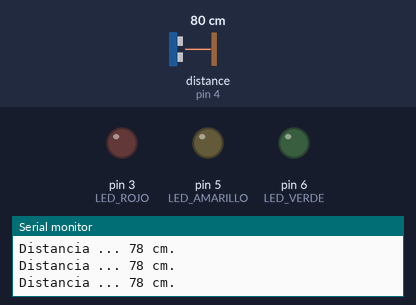
Bench run of a sketch on a simulated Arduino Uno, built with avr-gcc and run on an emulated ATmega328P. On the bench: output pins drawn as LEDs (lit = HIGH), the last lines printed to the serial monitor. Wiring (inferred from the names in the program): ultrasonic range finder: trigger pin 2; echo pin 4. The test bench sets the inputs (shaded band); at power-on: distance to the obstacle (sensor on pin 4) 80 cm. The echo pulse lasts 58.3 µs per cm; pins used as bus, display or sensor lines are not drawn.

Above: at 1.2 s.
1.3 s: distance to the obstacle (sensor on pin 4) set to 43 cm
2.8 s: distance to the obstacle (sensor on pin 4) set to 38 cm
At 4.0 s:
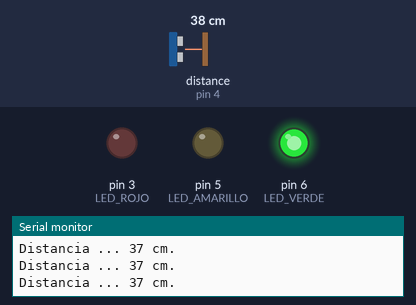
4.3 s: distance to the obstacle (sensor on pin 4) set to 32 cm
5.8 s: distance to the obstacle (sensor on pin 4) set to 27 cm
At 6.9 s:
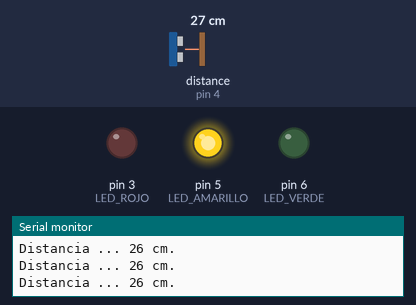
7.3 s: distance to the obstacle (sensor on pin 4) set to 23 cm
8.8 s: distance to the obstacle (sensor on pin 4) set to 18 cm
At 9.4 s:
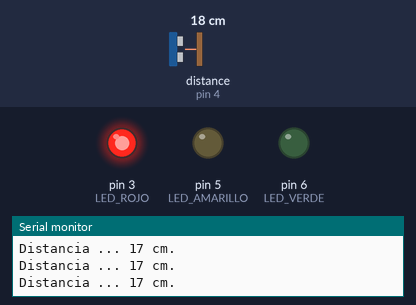
Timing chart, 0 to 11.3 s (numbered marks = the images above; inputs shaded):
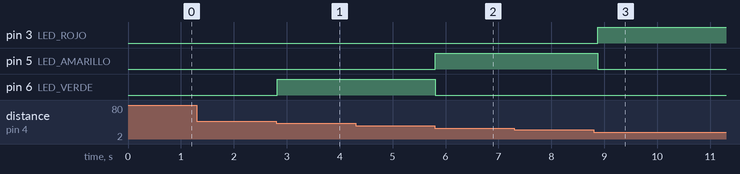

The sketch:

Ultrasonic04.ino
```cpp
/*Por aqui. El ultimo
 *  Hispalis RobIOTics Arduino Trainer
 *
 *  Programa: Ultrasonic04
 *
 *  Proposito:
 *
 *      Test del sensor HCSR04
 *      Enciende LED_ROJO si la distancia es menor a 20 cm,
 *         y el LED_VERDE si la distancia es menor a 30 cm.
 *
 *  Version: ArduinoTrainer v1.0 / Hercules v1.0
 *  Revision:Octubre 2017
 *  Proposito:
 *
 *      1)    Test del Sensor de Linea integrado
 *
 *      *)    Conceptos de Programacion: Decisiones: if() .. else if()
 *
 *
 *  Notas:
 *
 *  ¡ Ojo con cómo se anidan las condiciones !
 *  Esta no es la mejor codificacion en este caso ... ¿ por que ?
 *
 *  El sensor HCSR04 posee 2 pines, ECHO y TRIGGER.
 *  Los pines pertinentes corresponden a las E/S siguientes
 *
 *  Arduino Trainer v1.0
 *    ECHO:     Pin 4
 *    TRIGGER:  Pin 2
 *
 *  Hercules v1.0
 *    ECHO:     Pin 2
 *    TRIGGER:  Pin 3
 *
 */

//  Constantes de preprocesador
#define HCSR04_ECHO           4
#define HCSR04_TRIGGER        2

#define LED_ROJO              3
#define LED_AMARILLO          5
#define LED_VERDE             6


//   Prototipos


void setup()
{
  pinMode(HCSR04_TRIGGER , OUTPUT);
  pinMode(HCSR04_ECHO , INPUT);

  pinMode(LED_ROJO , OUTPUT);
  pinMode(LED_AMARILLO , OUTPUT);
  pinMode(LED_VERDE , OUTPUT);

  Serial.begin( 115200);
}

void loop()
{
  int distancia;
  distancia = Distance_StandardTest();
  Serial.println( "Distancia ... "+ String(distancia) + " cm.");

  //  Bloque if-else
  if( distancia < 20 )
  {
    digitalWrite( LED_AMARILLO , LOW );
    digitalWrite( LED_VERDE , LOW );
    digitalWrite( LED_ROJO , HIGH );
  }
  else if( distancia < 30 )
  {
    digitalWrite( LED_ROJO , LOW );
    digitalWrite( LED_VERDE , LOW );
    digitalWrite( LED_AMARILLO , HIGH );
  }

  else if( distancia < 40 )
  {
    digitalWrite( LED_ROJO , LOW );
    digitalWrite( LED_AMARILLO , LOW );
    digitalWrite( LED_VERDE , HIGH );
  }


  delay( 100 );
}


/*
    Funcion:  Distance_StandardTest()

      Devuelve en cm la distancia del sensor HCSR04 al objeto más cercano

      Funcionamiento:

        1)    Lanzamos un pulso de señal cuadrado. Para ello el pin TRIGGER
                a) Lo ponemos a LOW, y esperamos un tiempo a que se estabilice ( por si estaba en nivel HIGH )
                b) Lo ponemos a HIGH, y esperamos un tiempo
                c) Lo ponemos a LOW again
        2)  El sensor devuelve un pulso de entrada en el pin ECHO, que es el tiempo de ida y vuelta del sonido

        3)  Con una formula lo convertimos a cm.
*/
int Distance_StandardTest(void)
{
  long duracion, distancia;

  //  Pulso en TRIGGER
  digitalWrite(HCSR04_TRIGGER , LOW);
  delayMicroseconds(5);
  digitalWrite(HCSR04_TRIGGER, HIGH);
  delayMicroseconds(10);
  digitalWrite(HCSR04_TRIGGER, LOW);

  //  Pulso de ECHO
  duracion = pulseIn(HCSR04_ECHO , HIGH) ;

  //  Conversion a int. Podemos convertir a float ...
  distancia = (int) (duracion / 59.2 ) ;   //distancia = (int) (duracion / 2 / 29.1 ) ;

  //Serial.println( "Distancia ... "+ String(distancia) + " cm.") ;

  return distancia;
}
```

Measured:
- the behaviour switches between 41 and 40 cm on distance to the obstacle (sensor on pin 4) (found by bisection; images 0 and 1)
- the behaviour switches between 31 and 30 cm on distance to the obstacle (sensor on pin 4) (found by bisection; images 1 and 2)
- the behaviour switches between 21 and 20 cm on distance to the obstacle (sensor on pin 4) (found by bisection; images 2 and 3)
- after the input at 2.8 s, pin 6 (LED_VERDE): LOW → HIGH at once
- after the input at 5.8 s, pin 5 (LED_AMARILLO): LOW → HIGH at once; pin 6 (LED_VERDE): HIGH → LOW at once
- after the input at 8.8 s, pin 3 (LED_ROJO): LOW → HIGH after 0.08 s; pin 5 (LED_AMARILLO): HIGH → LOW after 0.08 s
